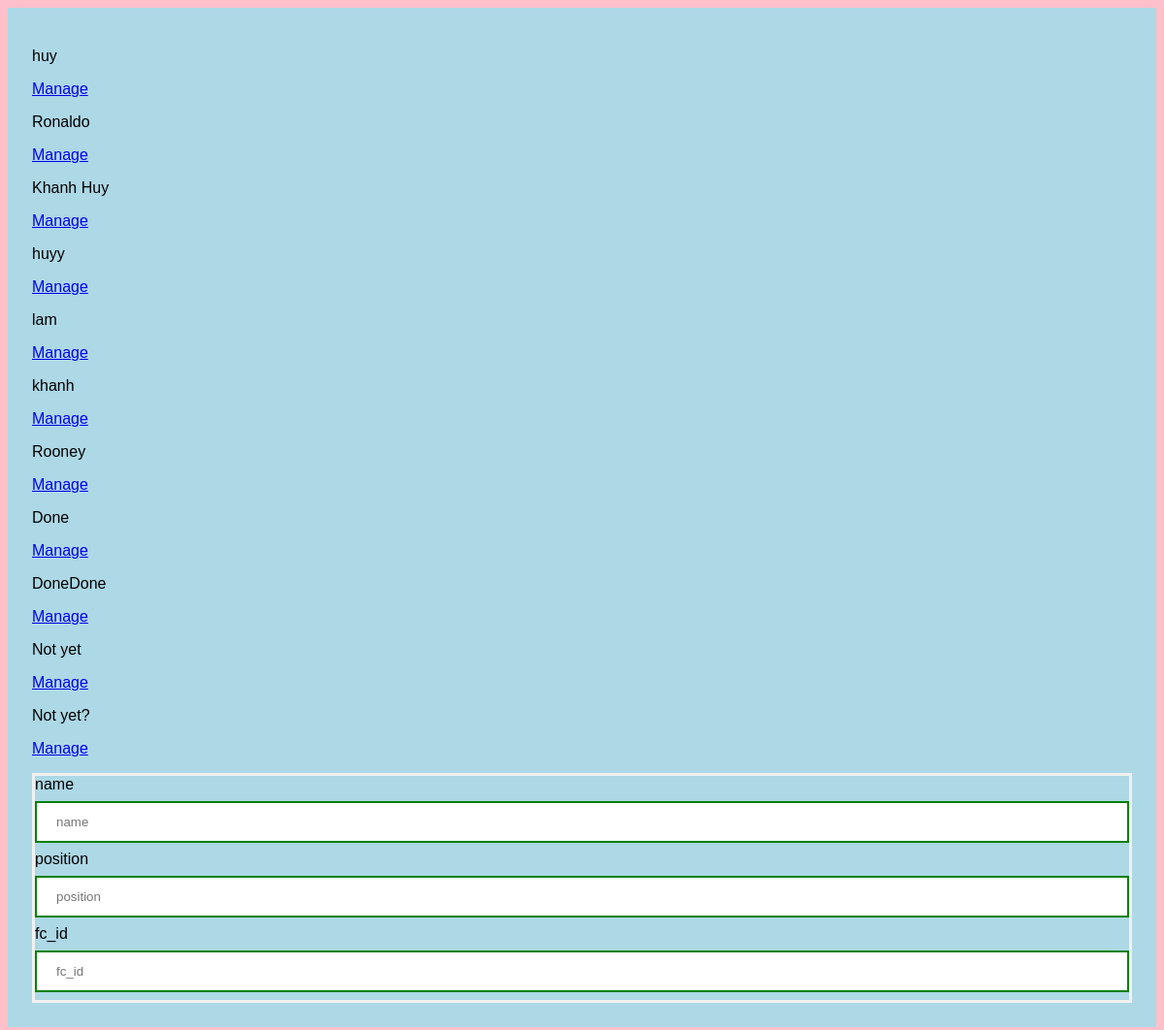
Page /players (signed in) on the committed database.
### database/model.py (models this page shows)
class Player(Base):
    __tablename__ = "player"
    id = Column(Integer, primary_key=True)
    name = Column(String)
    position = Column(String)
    fc_id = Column(Integer)

### https/handler/player_bp.py (the view)
@player_bp.route('', methods=['GET', 'POST'])
def entity():
    if current_user.is_authenticated:
        if request.method == "POST":
            if not request.form["name"]:
                return "Missing player name", 400
            if not request.form["position"]:
                return "Missing player position", 400
            if not request.form["fc_id"]:
                return "Missing player fc_id", 400
            json_data = {
                "current_user_id": current_user.id,
                "name": request.form["name"],
                "position": request.form["position"],
                "fc_id": request.form["fc_id"]
            }
            new_player = player_service.create(json_data)
            return render_template("response.html", context=new_player)
        elif request.method == "GET":
            players = player_service.read_all()
            players["entity"] = "players"
            return render_template("entity.html", context=players)
    else:
        return jsonify({"HTTP Response": 204, "content": "U must login"})

### app.py (called while the page is built)
def init_app():
    app = Flask(__name__)
    app.config['SECRET_KEY'] = secret_key
    app.register_blueprint(api_bp, url_perfix="/api/v1")
    app.register_blueprint(ui_bp, url_prefix="")
    login_manager = LoginManager(app)
    login_manager.login_view = 'login'
    login_manager.login_message_category = 'info'
    @login_manager.user_loader
    def load_user(user_id):
        return Auth().loaded_user(user_id)
    app.run()

### database/db_config.py (called while the page is built)
    def __enter__(self):
        engine = create_engine(self.__connection_string)
        session_maker = sessionmaker()
        self.session = session_maker(bind=engine)
        return self

    def __exit__(self, exc_type, exc_val, exc_tb):
        self.session.close()  # pylint: disable=no-member

### entities/player.py (called while the page is built)
    def get_as_json(self):
        return {
                "id": self.id,
                "name": self.name,
                "position": self.position,
                "fc_id": self.fc_id
            }

### repository/player_repository.py (called while the page is built)
    @classmethod
    def select_all(cls) -> List[Player]:
        with DBConnectionHandler() as db_connection:
            try:
                datas = (
                    db_connection.session.query(PlayerModel).all()
                )
                json_datas = {}
                for data in datas:
                    json_datas[str(data.name)]=Player(data.id, data.name, data.position, data.fc_id).get_as_json()
                return json_datas
            except NoResultFound:
                return []
            except Exception as ex:
                db_connection.session.rollback()
                print(ex)
                raise
            finally:
                db_connection.session.close()

### repository/user_repository.py (called while the page is built)
    @classmethod
    def loaded_user(cls, id: int) -> UserModel:
        with DBConnectionHandler() as db_connection:
            try:
                data = None
                if id:
                    with DBConnectionHandler() as db_connection:
                        data = (
                            db_connection.session.query(UserModel)
                            .filter_by(id=id)
                            .one()
                        )
                return data
            except NoResultFound:
                return data
            except Exception as ex:
                db_connection.session.rollback()
                print(ex)
                raise
            finally:
                db_connection.session.close()

### service/auth.py (called while the page is built)
    def loaded_user(self, user_id):
        return self.user_repository.loaded_user(user_id)

### templates/entity.html (shortened to what this page needs)
<!DOCTYPE html>
<html>
    <head>
        <link rel="stylesheet" href="">
    </head>
    <body>
        <div class="container">
        {% if current_user.is_authenticated %}
            {% for row in context.keys() %}
                {% if row != "entity" %}
                    <p>{{row}}<p>
                    <a href='/{{context["entity"]}}/{{context[row]["id"]}}'>Manage</a>
                {% endif %}
            {% endfor %}
            <form action="/{{context['entity']}}", method="POST">
                {% for row in context[context|first] %}
                    {% if row != "id" %}
                        <label> {{row}} </label>
                        <input type="text" name="{{row}}" placeholder="{{row}}">
                    {% endif %}
                {% endfor %}
            </form>
        {% else %}
            <p> You must login </p>
            <a href="/login">Login</a>
        {% endif %}
        </div>
    </body>
</html>

### templates/entity.html (style rules this page uses)
Body { font-family: Calibri, Helvetica, sans-serif; background-color: pink; }
form { border: 3px solid #f1f1f1; }
input[type=text], input[type=password] { width: 100%; margin: 8px 0; padding: 12px 20px; display: inline-block; border: 2px solid green; box-sizing: border-box; }
.container { padding: 25px; background-color: lightblue; }

### rows in the picture
Player: name "huy"
Player: name "Ronaldo"
Player: name "Khanh Huy"
Player: name "huyy"
Player: name "lam"
Player: name "khanh"
Player: name "Rooney"
Player: name "Done"
Player: name "DoneDone"
Player: name "Not yet"
Player: name "Not yet?"

### other values in the picture
{{ row }} "name" "position" "fc_id"
